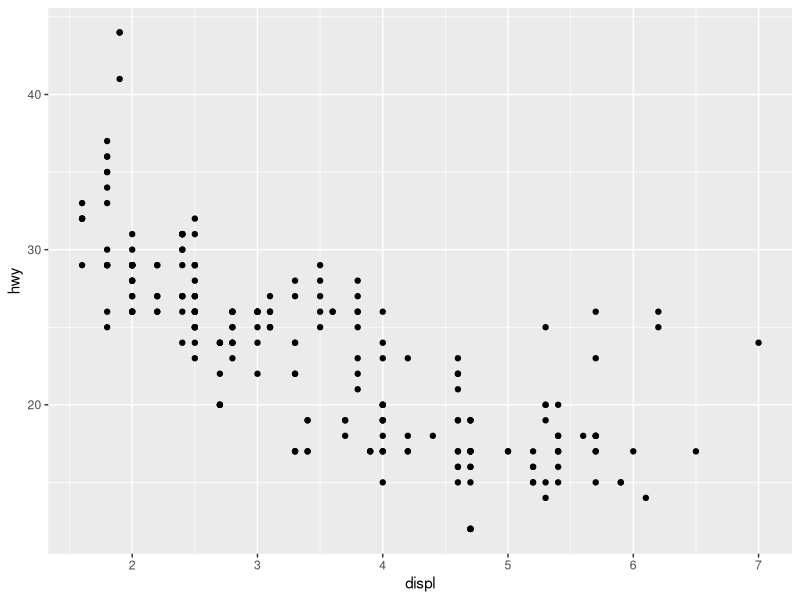
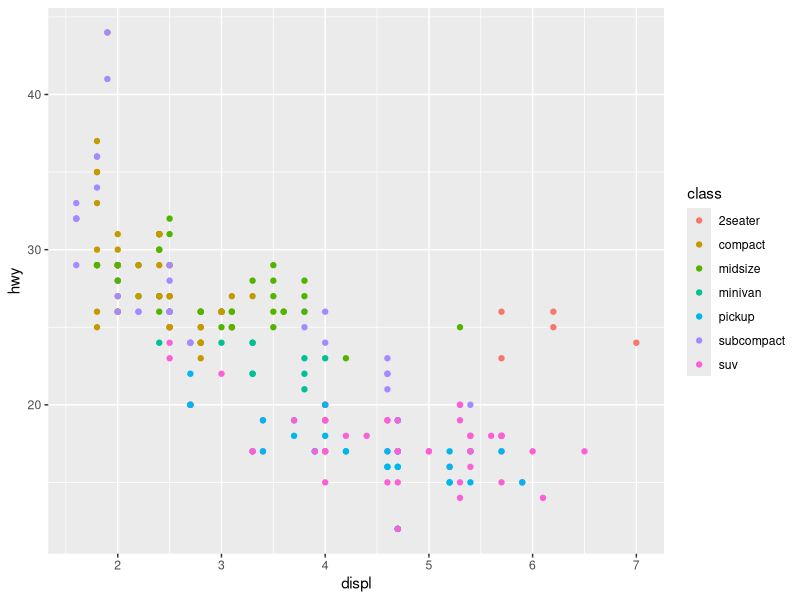
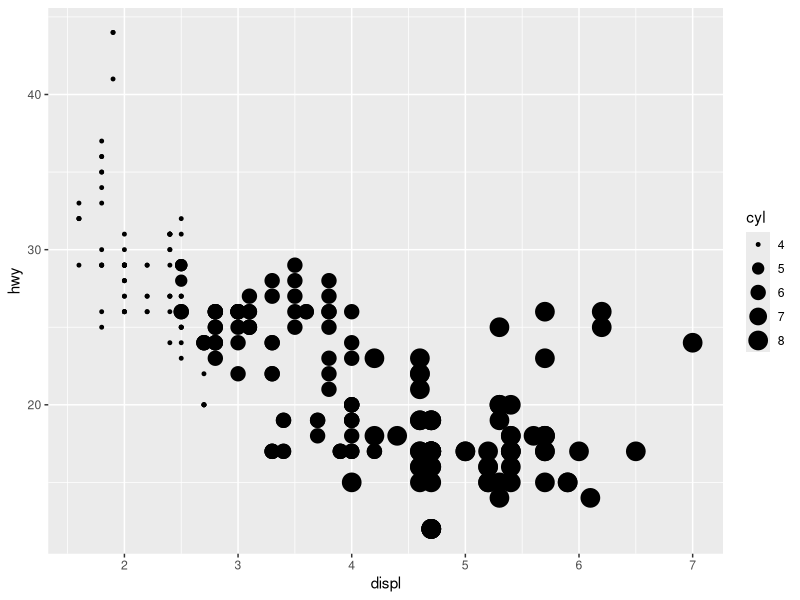
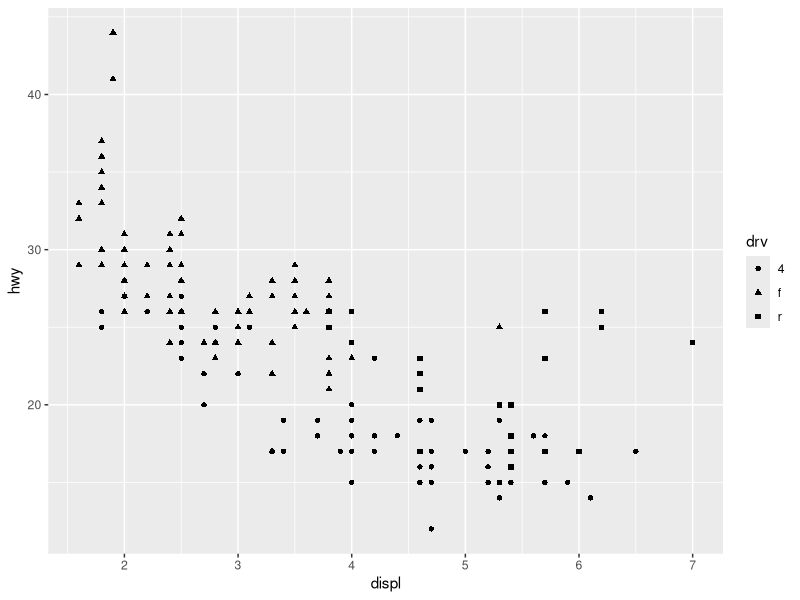
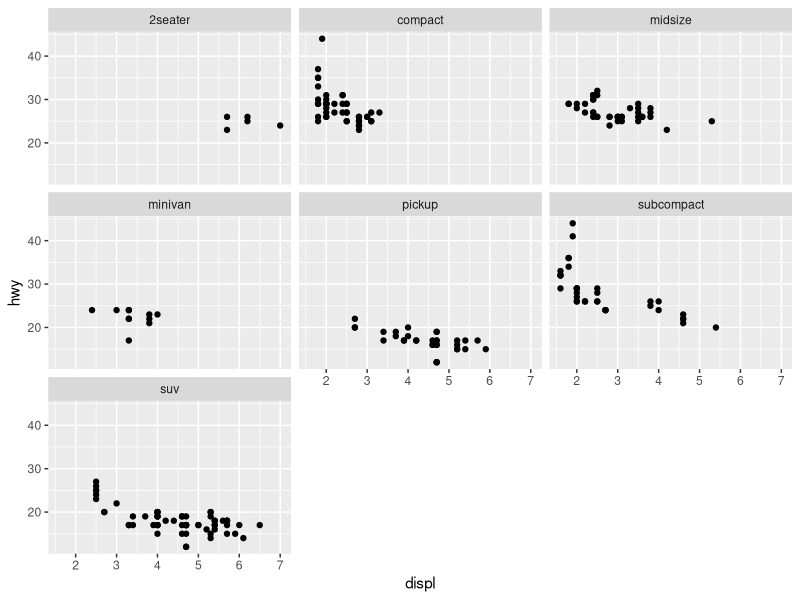
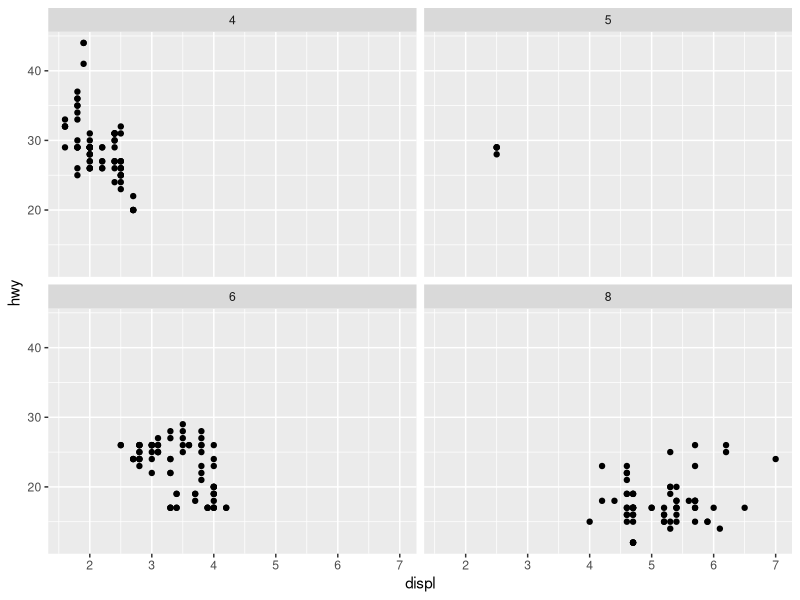
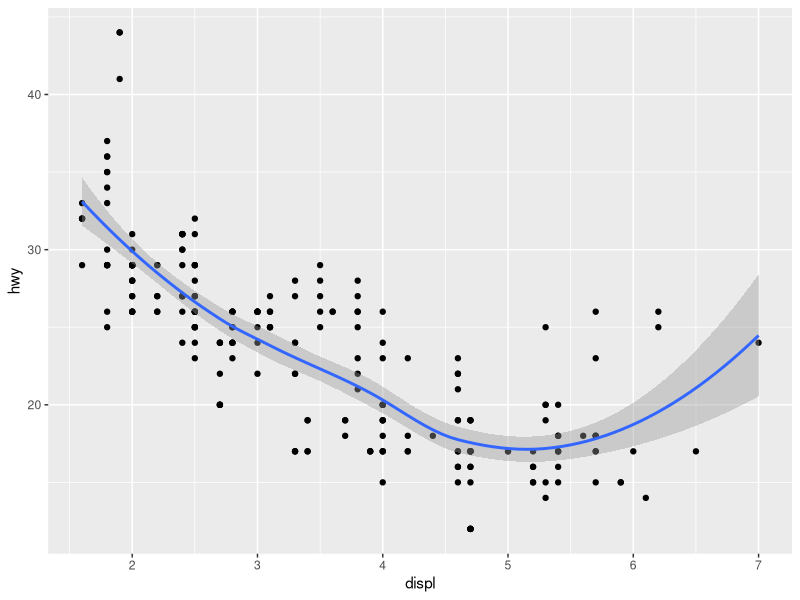
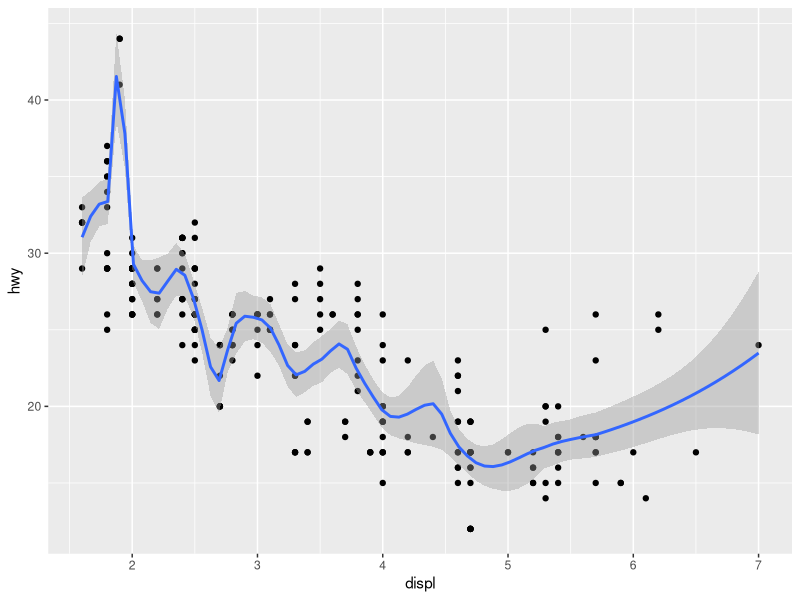

Source code (R) for these figures, in order:
# Examples based on:
# "ggplot2: Elegant Graphics for Data Analysis" by Hadley Wickham, 2nd Ed
#  Springer 2015.
# 
library(ggplot2)

# Every ggplot has three key components: (Wickham p13)
#  1) data
#  2) A set of aesthetic mappings between variables in the data and visual properties
#  3) A least one layer which describes how to render each observation
#


# mpg: A data frame with 234 rows and 11 variables
# manufacturer.
# model.
# displ. engine displacement, in litres
# year.
# cyl. number of cylinders
# trans. type of transmission
# drv. f = front-wheel drive, r = rear wheel drive, 4 = 4wd
# cty. city miles per gallon
# hwy. highway miles per gallon
# fl.
# class.

# simple plot
ggplot(mpg,aes(x=displ,y=hwy)) + geom_point()


# differentiating wrt colour, size, shape
ggplot(mpg,aes(x=displ,y=hwy,colour=class)) + geom_point()
ggplot(mpg,aes(x=displ,y=hwy,size=cyl)) + geom_point()
ggplot(mpg,aes(x=displ,y=hwy,shape=drv)) + geom_point()

# Using the facet wrap 
ggplot(mpg,aes(x=displ,y=hwy))+geom_point()+facet_wrap(~class)
ggplot(mpg,aes(x=displ,y=hwy))+geom_point()+facet_wrap(~cyl)

# Adding a smoother
ggplot(mpg,aes(x=displ,y=hwy)) + geom_point() +geom_smooth()
ggplot(mpg,aes(x=displ,y=hwy)) + geom_point() +geom_smooth(span=0.2)

# Adding a linear model
ggplot(mpg,aes(x=displ,y=hwy)) + geom_point() +geom_smooth(method="lm")


# boxplots
ggplot(mpg,aes(x=drv,y=hwy)) +geom_boxplot()

# histograms
ggplot(mpg,aes(hwy))+geom_histogram()
ggplot(mpg,aes(hwy))+geom_freqpoly()

# time series - economics
# A data frame with 478 rows and 6 variables
# date. Month of data collection
# psavert, personal savings rate
# pce, personal consumption expenditures, in billions of dollars
# unemploy, number of unemployed in thousands
# uempmed, median duration of unemployment, in week
# pop, total population, in thousands

ggplot(economics,aes(date,unemploy/pop))+geom_line()

ggplot(economics,aes(unemploy/pop,uempmed))+geom_path()+geom_point()


# Modifying the axes

ggplot(mpg,aes(cty,hwy))+geom_point(alpha=1/3)+
  xlab("city driving (mpg)")+
  ylab("Highway driving (mpg)")

